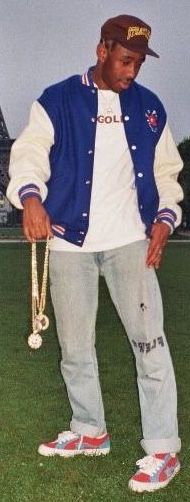
#> input picture nemotion-class-2/tyler.jpg, 190 x 502 px
$ python plot_hog.py   (older library calls are emulated)
#> lines starting #> are read from the running program, lines starting #| are printed output that depends on the picture
import matplotlib.pyplot as plt

from skimage.feature import hog
from skimage import data, exposure


image = plt.imread('tyler.jpg')
#> image is the input picture: shape (502, 190, 3); mean R, G, B 129.5, 125.8, 120.5

fd, hog_image = hog(image, orientations=8, pixels_per_cell=(16, 16),
                    cells_per_block=(1, 1), visualize=True, multichannel=True)
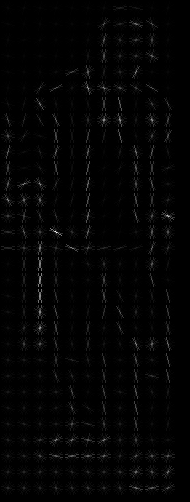
#> hog_image: shape (502, 190) float64; min 0, max 68.62, mean 1.1; drawn with min black and max white
#> fd = 2728 values, max 0.693 at index 920, min 0 at index 915, mean 0.335

fig, (ax1, ax2) = plt.subplots(1, 2, figsize=(8, 4), sharex=True, sharey=True)

ax1.axis('off')
ax1.imshow(image, cmap=plt.cm.gray)
ax1.set_title('Input image')

hog_image_rescaled = exposure.rescale_intensity(hog_image, in_range=(0, 10))
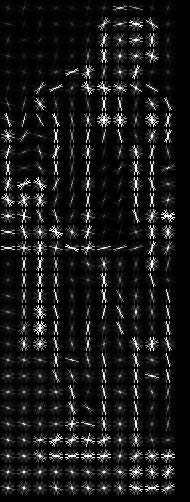
#> hog_image_rescaled: shape (502, 190) float64; min 0, max 1, mean 0.0905

ax2.axis('off')
ax2.imshow(hog_image_rescaled, cmap=plt.cm.gray)
ax2.set_title('Histogram of Oriented Gradients')
plt.show()
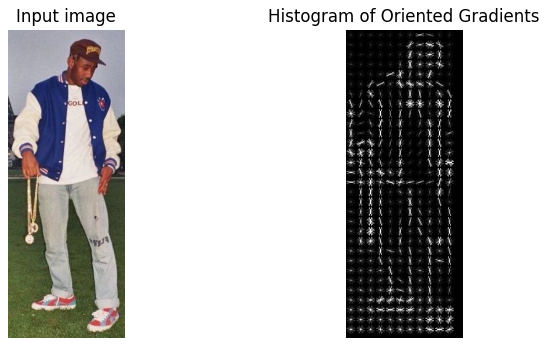
#> figure drawn by matplotlib, 2 panels
